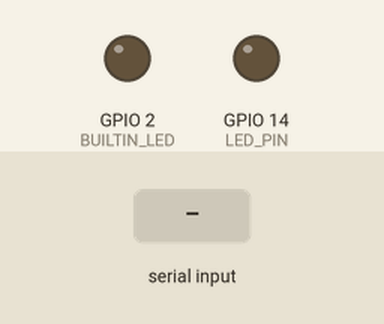
Recording of a sketch running on a simulated ESP32. Shown: output pins drawn as LEDs (lit = HIGH). Inputs (shaded band) come from the test bench. Nothing arrives over Bluetooth unless stated; what the sketch prints to the serial monitor is not drawn.

Above: at 1.5 s.
1.6 s: "1" received over the second serial link
At 2.4 s:
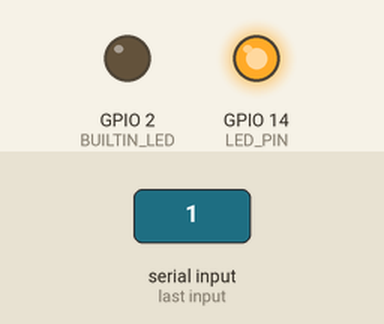
3.1 s: "0" received over the second serial link
At 3.8 s:
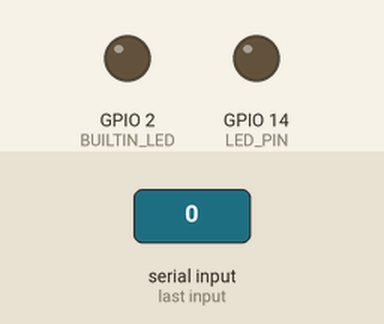
Timing chart, 0 to 6.1 s (numbered marks = the images above; inputs shaded):
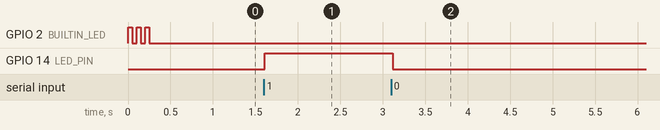

Measured:
- after the input at 1.6 s, GPIO 14 (LED_PIN): LOW → HIGH at once
- after the input at 3.1 s, GPIO 14 (LED_PIN): HIGH → LOW at once

The sketch:

esp32_shot_receve.ino
```cpp
#include "BluetoothSerial.h"

#define BUILTIN_LED 2
#define LED_PIN 14 // LED接続ピン

BluetoothSerial SerialBT;

void setup() {
  Serial.begin(115200);
  SerialBT.begin("ESP32_Receiver");
  Serial.println("The device started, now you can pair it with bluetooth!");

  // LEDピンを出力モードに設定
  pinMode(BUILTIN_LED, OUTPUT);
  pinMode(LED_PIN, OUTPUT);

  // Bluetooth接続完了サイン
  for (int i = 0; i < 3; i++) {
    digitalWrite(BUILTIN_LED, HIGH);
    delay(50);
    digitalWrite(BUILTIN_LED, LOW);
    delay(50);
  }
}

void loop() {
  if (SerialBT.available()) {
    char data = SerialBT.read(); // 1バイトのデータを受信

    if (data == '1') {
      digitalWrite(LED_PIN, HIGH); // LEDを点灯
    } else if (data == '0') {
      digitalWrite(LED_PIN, LOW); // LEDを消灯
    }
  }

  delay(20); // データの処理間隔
}
```
